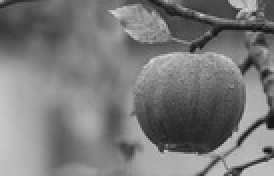
#> input picture Lisansüstü/Biyomedikal İşaret ve Görüntü İşleme/ödevler/2025/ödev6/kayra/src/gray_scale_1.jpg, 137 x 88 px, shrunk from 281 x 180 before the run (shown 2 times larger); its folder holds 3 pictures in this run
$ python kod.py
#> lines starting #> are read from the running program, lines starting #| are printed output that depends on the picture
import os
from pathlib import Path

import cv2
import numpy as np
from matplotlib import pyplot as plt


BASE_DIR = Path(__file__).resolve().parent
SRC_DIR = BASE_DIR / "src"
DEST_DIR = BASE_DIR / "dest"


def ensure_dest_dir() -> None:
	DEST_DIR.mkdir(exist_ok=True)


def load_gray_images(src_dir: Path):
	images = {}
	for name in sorted(os.listdir(src_dir)):
		path = src_dir / name
		if not path.is_file():
			continue
		img = cv2.imread(str(path), cv2.IMREAD_GRAYSCALE)
#> img is the input picture: shape (88, 137); min 12, max 223, mean 121.3
		if img is None:
			continue
		images[name] = img
	return images


def compute_histogram(image: np.ndarray, bins: int = 256):
	hist, bin_edges = np.histogram(image.flatten(), bins=bins, range=(0, 256))
	return hist, bin_edges


def compute_cumulative_histogram(hist: np.ndarray):
	return hist.cumsum()


def save_hist_and_cumulative(name: str, hist: np.ndarray, cum_hist: np.ndarray):
	plt.figure(figsize=(8, 4))
	plt.subplot(1, 2, 1)
	plt.title("Histogram")
	plt.plot(hist)
	plt.xlim([0, 255])

	plt.subplot(1, 2, 2)
	plt.title("Cumulative Histogram")
	plt.plot(cum_hist)
	plt.xlim([0, 255])

	out_path = DEST_DIR / f"{name}_hist_cum.png"
	plt.tight_layout()
	plt.savefig(out_path)
	plt.close()


def linear_hist_equalization(image: np.ndarray):
	return cv2.equalizeHist(image)


def save_image(name: str, image: np.ndarray, suffix: str):
	out_path = DEST_DIR / f"{name}_{suffix}.png"
	cv2.imwrite(str(out_path), image)


def histogram_specification(source: np.ndarray, reference: np.ndarray):
	# manual histogram specification / matching (grayscale)
	src_hist, _ = np.histogram(source.flatten(), 256, [0, 256])
	ref_hist, _ = np.histogram(reference.flatten(), 256, [0, 256])

	src_cdf = src_hist.cumsum().astype(np.float64)
	ref_cdf = ref_hist.cumsum().astype(np.float64)

	src_cdf /= src_cdf[-1]
	ref_cdf /= ref_cdf[-1]

	lookup = np.zeros(256, dtype=np.uint8)
	ref_idx = 0
	for src_gray in range(256):
		while ref_idx < 255 and ref_cdf[ref_idx] < src_cdf[src_gray]:
			ref_idx += 1
		lookup[src_gray] = ref_idx

	matched = lookup[source]
	return matched


def histogram_matching_cv(source: np.ndarray, reference: np.ndarray):
	# OpenCV 4.5+ does not have direct grayscale histMatch; implement via LUT
	return histogram_specification(source, reference)


def main():
	ensure_dest_dir()

	images = load_gray_images(SRC_DIR)
#> images = 3 items
	if len(images) < 3:
		raise RuntimeError("src dizininde en az 3 gri seviye görüntü olmalı")

	# a) Her görüntü için histogram ve toplamsal histogram
	for name, img in images.items():
		hist, _ = compute_histogram(img)
		cum_hist = compute_cumulative_histogram(hist)
		save_hist_and_cumulative(Path(name).stem, hist, cum_hist)
#> this loop made 3 passes
#> name on passes 1 to 3: 'gray_scale_1.jpg', 'gray_scale_2.jpg', 'gray_scale_3.jpg'
#> pass 1, in save_hist_and_cumulative, `plt.savefig(out_path)`:
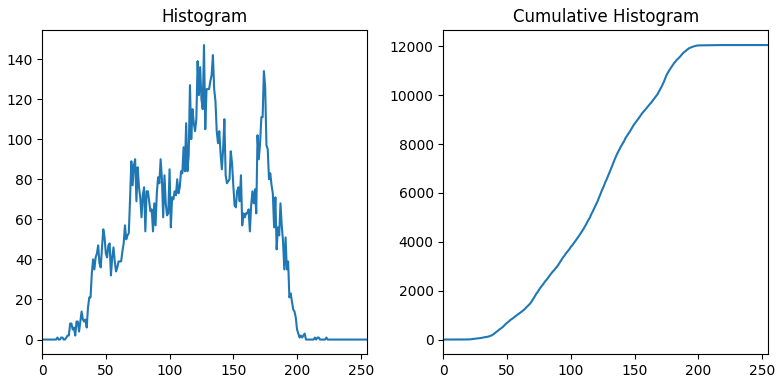
#> figure drawn by matplotlib, 2 panels; panel 1: curve peaks at x = 127, y = 147; panel 2: curve peaks at x = 223, y = 12056

	# b) Lineer histogram eşitleme
	equalized_images = {}
	for name, img in images.items():
		eq = linear_hist_equalization(img)
		equalized_images[name] = eq
		save_image(Path(name).stem, eq, "equalized")
#> this loop made 3 passes
#> pass 1, in main, `eq = linear_hist_equalization(img)`:
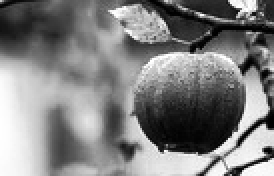
#> eq: shape (88, 137) (shown 2 times larger); min 0, max 255, mean 128.4
#> pass 3, in main, `eq = linear_hist_equalization(img)`:
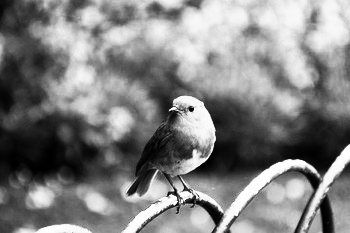
#> eq: shape (233, 350); min 0, max 255, mean 128.6
#> after the loop, equalized_images = 3 items

	# c) Histogram specification: her görüntüyü farklı referanslara göre
	names = list(images.keys())
#> names = ['gray_scale_1.jpg', 'gray_scale_2.jpg', 'gray_scale_3.jpg']
	n = len(names)
#> n = 3
	for i, src_name in enumerate(names):
		src_img = images[src_name]
		# referans olarak diğer görüntüleri kullan
		for j, ref_name in enumerate(names):
			if i == j:
				continue
			ref_img = images[ref_name]
			matched = histogram_specification(src_img, ref_img)
			base = f"{Path(src_name).stem}_to_{Path(ref_name).stem}_spec"
			save_image(base, matched, "img")
#> this loop made 3 passes
#> pass 1, in histogram_specification, `matched = lookup[source]`:
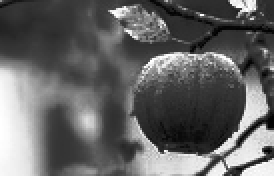
#> matched: shape (88, 137) (shown 2 times larger); min 0, max 255, mean 100.1
#> pass 1, in histogram_specification (call 2), `matched = lookup[source]`:
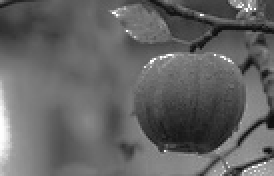
#> matched: shape (88, 137) (shown 2 times larger); min 10, max 255, mean 99.7

	# d) Hazır fonksiyonlarla histogram matching (burada specification fonksiyonumuzu kullanıyoruz)
	# Aynı eşleşmeyi "cv" isimli çıktılarla tekrar kaydedelim
	for i, src_name in enumerate(names):
		src_img = images[src_name]
		for j, ref_name in enumerate(names):
			if i == j:
				continue
			ref_img = images[ref_name]
			matched_cv = histogram_matching_cv(src_img, ref_img)
			base = f"{Path(src_name).stem}_to_{Path(ref_name).stem}_matchcv"
			save_image(base, matched_cv, "img")
#> this loop made 3 passes
#> pass 3, in histogram_specification (call 11), `matched = lookup[source]`:
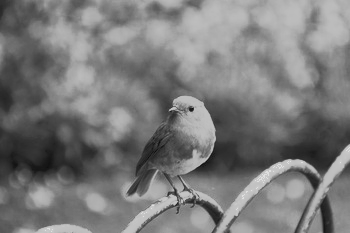
#> matched: shape (233, 350); min 12, max 223, mean 122
#> pass 3, in histogram_specification (call 12), `matched = lookup[source]`:
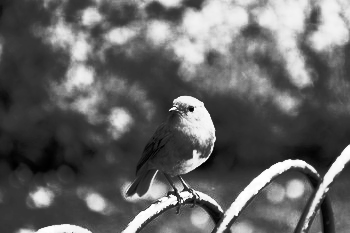
#> matched: shape (233, 350); min 0, max 255, mean 100.4


if __name__ == "__main__":
	main()
